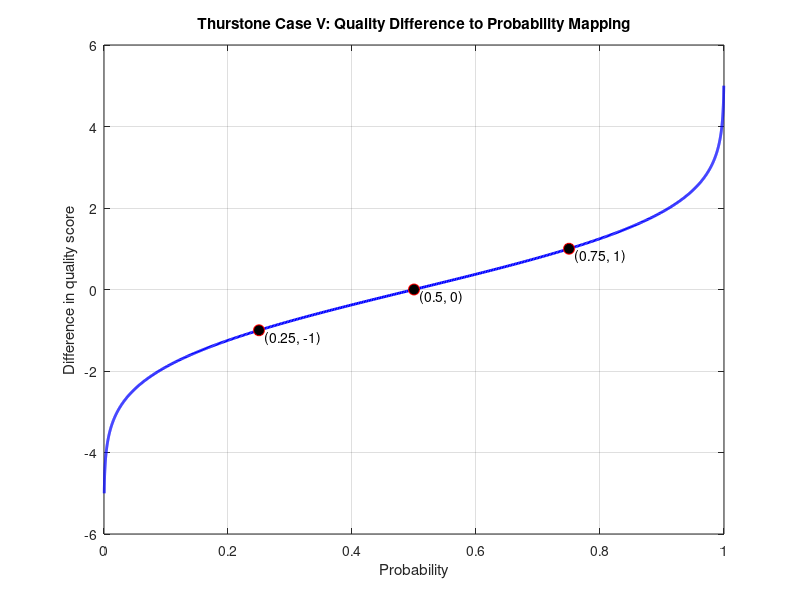

MATLAB code to generate this figure:
% Sigmoid (probit) function for Thurstone Case V

% Define the scaling parameter beta
beta = 1 / norminv(0.75);  % norminv(0.75) ≈ 0.674

% Quality score difference
d = linspace(-5, 5, 1000);

% Probability according to Thurstone Case V
P = normcdf(d / beta);

% Plot
figure;
plot(P, d, 'b', 'LineWidth', 2);
hold on;

% Mark key points
plot([0.25 0.5 0.75], [-1 0 1], 'ro', 'MarkerSize', 8, 'MarkerFaceColor', 'k');

% Labels and title
xlabel('Probability');
ylabel('Difference in quality score');
title('Thurstone Case V: Quality Difference to Probability Mapping');
grid on;

% Add text annotations
text(0.5, 0, '  (0.5, 0)', 'VerticalAlignment', 'top');
text(0.75, 1, '  (0.75, 1)', 'VerticalAlignment', 'top');
text(0.25, -1, '  (0.25, -1)', 'VerticalAlignment', 'top');

hold off;
